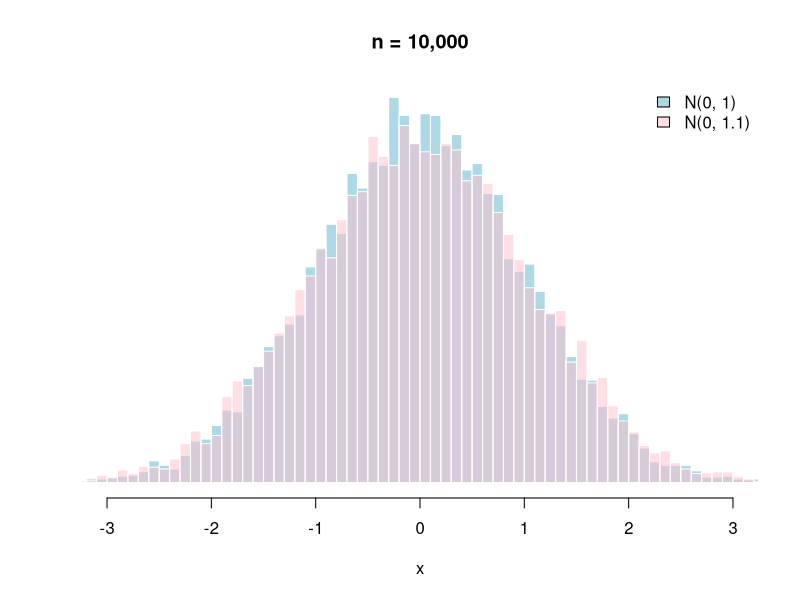

Reproduce this figure in R.
# Normal distributions with different number of observations and standard deviations

set.seed(12)

# N(0, 1)
random_normal_1 <- rnorm(n = 10000,
                         mean = 0,
                         sd = sqrt(1))

# N(0, 1.1)
random_normal_2 <- rnorm(n = 10000,
                         mean = 0,
                         sd = sqrt(1.1))

# Transparent colors
t_col <- function(color, percent = 50, name = NULL)
{
  # color = color name
  # percent = % transparency
  # name = an optional name for the color
  
  # Get RGB values for named color
  rgb.val <- col2rgb(color)
  
  # Make new color using input color as base and alpha set by transparency
  t.col <- rgb(rgb.val[1], rgb.val[2], rgb.val[3],
               max = 255,
               alpha = (100 - percent) * 255 / 100,
               names = name)
  
  # Save the color
  invisible(t.col)
}

mycol <- t_col("pink", perc = 50, name = "lt.pink")

# Plot first histogram
hist(
  random_normal_1,
  breaks = 100,
  main = "n = 10,000",
  xlab = "x",
  xlim = c(-3, 3),
  yaxt = "n",
  ylab = "",
  col = "lightblue",
  border = FALSE
)

# Add the second histogram on top of the first
hist(
  random_normal_2,
  breaks = 100,
  col = mycol,
  border = FALSE,
  add = TRUE
)

# Add a legend if needed
legend(
  "topright",
  legend = c("N(0, 1)", "N(0, 1.1)"),
  bty="n",
  fill = c("lightblue", mycol)
)
